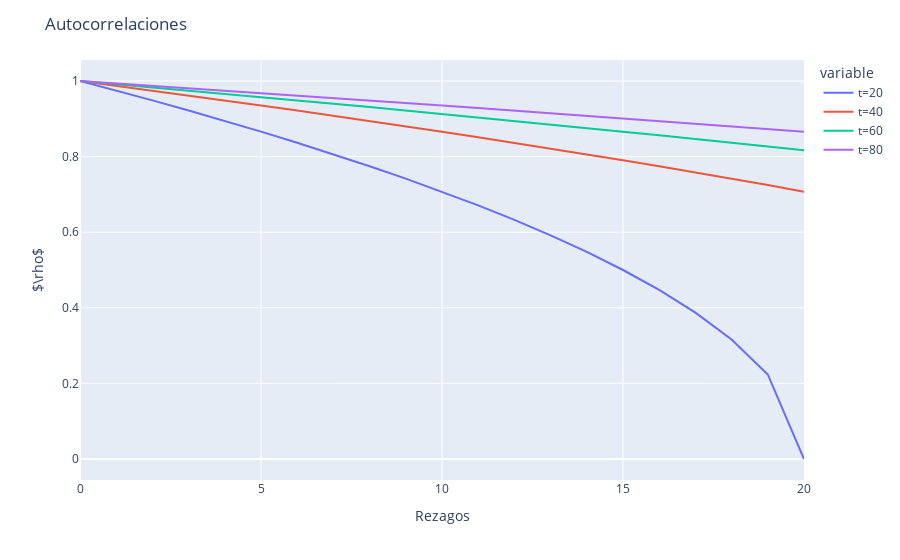

The notebook cell this image was saved under:
### Markdown cell above
{{ termina_ejemplo }}

## Caminata aleatoria con deriva

El proceso de caminata aleatoria con deriva es similar a la caminata aleatoria: \vspace{0.5em}

```{admonition} caminata aleatoria con deriva
\begin{align*}
	\Delta y_t &= a +\epsilon_{t} &\text{o bien }\quad y_t &= a +y_{t-1} + \epsilon_{t}
\end{align*}
```

Integrando el proceso sabemos que
\begin{equation*}
y_t = y_0 + at + \sum_{\tau=1}^t \epsilon_{\tau}
\end{equation*}

Vemos que la caminata aleatoria con deriva le añade una tendencia lineal determinística $at$ a la caminata aleatoria convencional $y_0 +\sum_{\tau=1}^s \epsilon_{t+\tau}$

Este es un ejemplo de un modelo de tendencia puro: no tiene un componente estacionario.


Sabemos que añadir un componente determinístico a una variable aleatoria cambia su media en la misma magnitud de ese componente, pero no alterna su varianza. Entonces, para la caminata aleatoria con deriva:
\begin{align*}
\E y_t &= y_0 + at &
\Cov\left(y_t, y_{t-s}\right) &= (t-s)\sigma^2 \\
\Var y_t &= t\sigma^2 &
\rho_{t,s} &= \sqrt{1-\frac{s}{t}}
\end{align*}

### Code cell
pd.options.plotting.backend = "plotly"
def rw_rho(t, smax=20):
    """
    Calcula las primera autocorrelaciones de una serie con raiz unitaria
    """
    return np.sqrt(1 - np.arange(smax+1) /t)

rw_rho_data = pd.DataFrame({f't={t}':rw_rho(t) for t in [20,40,60,80]})

rw_rho_data.plot().update_layout(
    title="Autocorrelaciones",
    xaxis_title="Rezagos",
    yaxis_title=r"$\rho$",
)

### Figure 1 — Plotly figure (JSON) as saved in the notebook; plotly's stock layout.template omitted (floating-point values rounded to 4 significant figures)
{"data": [{"hovertemplate": "variable=t=20<br>index=%{x}<br>value=%{y}<extra></extra>", "legendgroup": "t=20", "line": {"color": "#636efa", "dash": "solid"}, "mode": "lines", "name": "t=20", "orientation": "v", "showlegend": true, "type": "scatter", "x": [0, 1, 2, 3, 4, 5, 6, 7, 8, 9, 10, 11, 12, 13, 14, 15, 16, 17, 18, 19, 20], "xaxis": "x", "y": [1.0, 0.9747, 0.9487, 0.922, 0.8944, 0.866, 0.8367, 0.8062, 0.7746, 0.7416, 0.7071, 0.6708, 0.6325, 0.5916, 0.5477, 0.5, 0.4472, 0.3873, 0.3162, 0.2236, 0.0], "yaxis": "y"}, {"hovertemplate": "variable=t=40<br>index=%{x}<br>value=%{y}<extra></extra>", "legendgroup": "t=40", "line": {"color": "#EF553B", "dash": "solid"}, "mode": "lines", "name": "t=40", "orientation": "v", "showlegend": true, "type": "scatter", "x": [0, 1, 2, 3, 4, 5, 6, 7, 8, 9, 10, 11, 12, 13, 14, 15, 16, 17, 18, 19, 20], "xaxis": "x", "y": [1.0, 0.9874, 0.9747, 0.9618, 0.9487, 0.9354, 0.922, 0.9083, 0.8944, 0.8803, 0.866, 0.8515, 0.8367, 0.8216, 0.8062, 0.7906, 0.7746, 0.7583, 0.7416, 0.7246, 0.7071], "yaxis": "y"}, {"hovertemplate": "variable=t=60<br>index=%{x}<br>value=%{y}<extra></extra>", "legendgroup": "t=60", "line": {"color": "#00cc96", "dash": "solid"}, "mode": "lines", "name": "t=60", "orientation": "v", "showlegend": true, "type": "scatter", "x": [0, 1, 2, 3, 4, 5, 6, 7, 8, 9, 10, 11, 12, 13, 14, 15, 16, 17, 18, 19, 20], "xaxis": "x", "y": [1.0, 0.9916, 0.9832, 0.9747, 0.9661, 0.9574, 0.9487, 0.9399, 0.9309, 0.922, 0.9129, 0.9037, 0.8944, 0.8851, 0.8756, 0.866, 0.8563, 0.8466, 0.8367, 0.8266, 0.8165], "yaxis": "y"}, {"hovertemplate": "variable=t=80<br>index=%{x}<br>value=%{y}<extra></extra>", "legendgroup": "t=80", "line": {"color": "#ab63fa", "dash": "solid"}, "mode": "lines", "name": "t=80", "orientation": "v", "showlegend": true, "type": "scatter", "x": [0, 1, 2, 3, 4, 5, 6, 7, 8, 9, 10, 11, 12, 13, 14, 15, 16, 17, 18, 19, 20], "xaxis": "x", "y": [1.0, 0.9937, 0.9874, 0.9811, 0.9747, 0.9682, 0.9618, 0.9552, 0.9487, 0.9421, 0.9354, 0.9287, 0.922, 0.9152, 0.9083, 0.9014, 0.8944, 0.8874, 0.8803, 0.8732, 0.866], "yaxis": "y"}], "layout": {"legend": {"title": {"text": "variable"}, "tracegroupgap": 0}, "margin": {"t": 60}, "title": {"text": "Autocorrelaciones"}, "xaxis": {"anchor": "y", "domain": [0.0, 1.0], "title": {"text": "Rezagos"}}, "yaxis": {"anchor": "x", "domain": [0.0, 1.0], "title": {"text": "$\\rho$"}}}}
